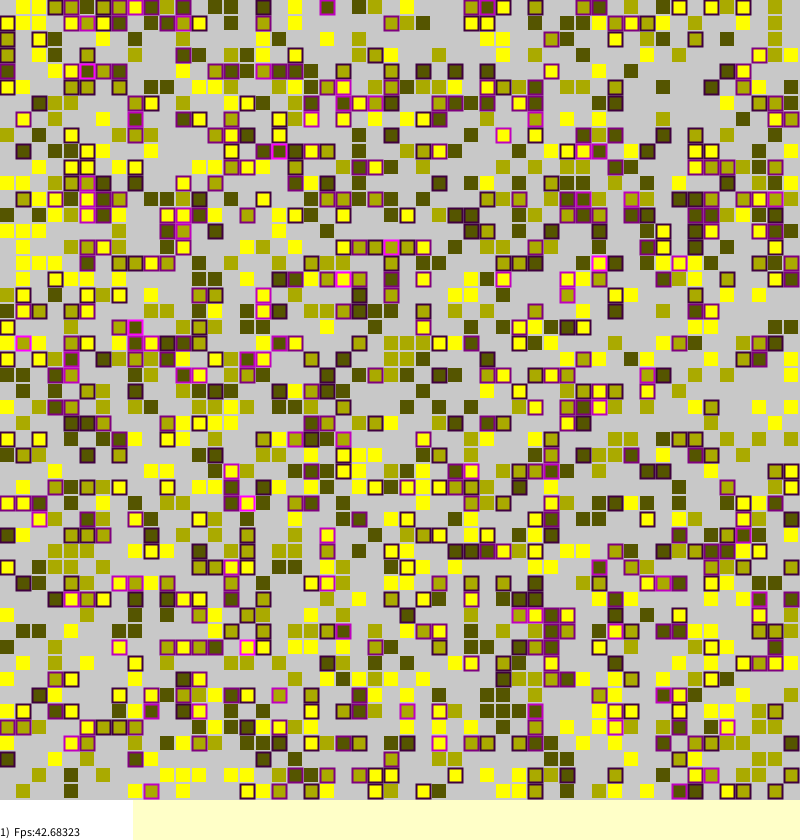
Frame 1 (no input)
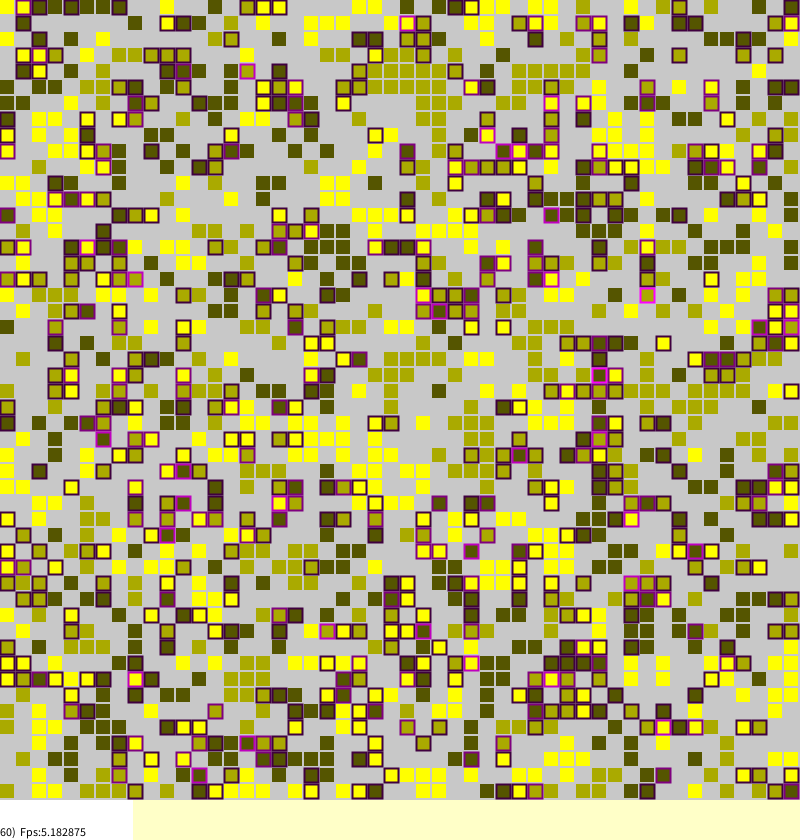
Frame 60 (the mouse pressed at the canvas centre just before this capture)
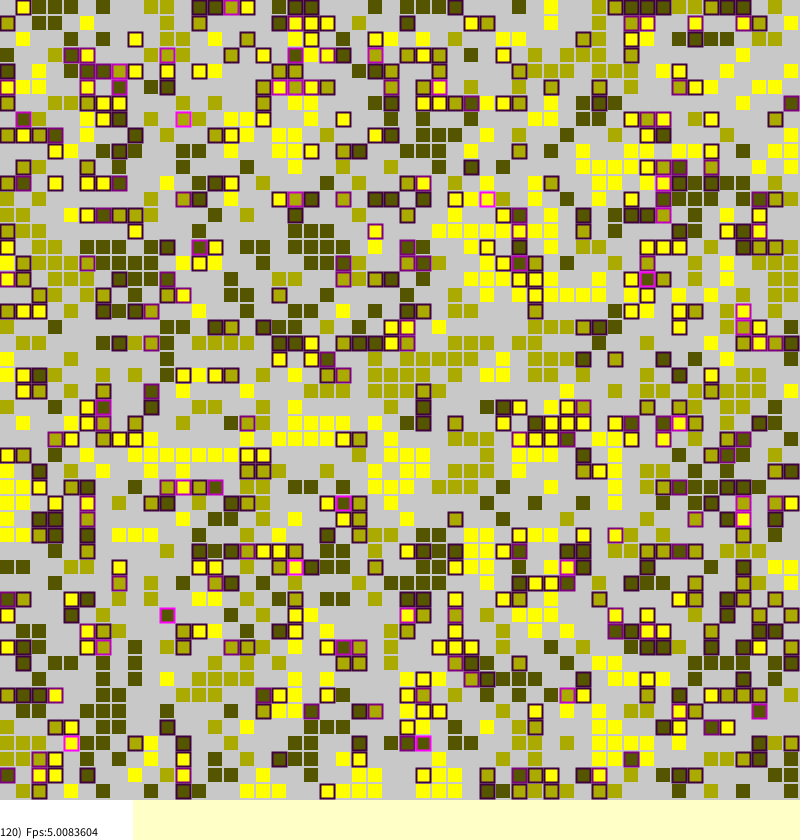
Frame 120 (the mouse held since frame 60 and released just before this capture)

The Processing sketch that drew these frames (run headless with seeded random() and noise(); from frame 60 on, the mouse is pressed at the canvas centre):

// Processing sketch: Sakoda0_0
// ── Sakoda0_0.pde
// Sakoda inspired asynchronous AGENT BASE MODEL 
// utilized 2D discrete geometry (but prepared also for 1D)
////////////////////////////////////////////////////////////

//Model parameters
int side=50;//side of main table
String modelName="Sakoda0ABM";
float density=0.55;

//Parameters of visualisation etc...
int cwidth=16;//size of cell
int STATUSHEIGH=40;//Height of the status bar
int STEPSperVIS=1;//How often to visualize the simulation world?
int FRAMEFREQ=5;//Expected speed of the animation

World TheWorld=new World(side);//Create a simulation world
              //Which still needs to be initialized in the setup()

void setup()
{
  //Graphics initialization
  size(800,840);//Variables cannot be used here unfortunately :-(
  background(255,255,200);//They can already be used here, but what for?
  strokeWeight(2);
  frameRate(FRAMEFREQ);//It will come in handy here...
  
  //Does the window size match the program's expectations?
  println("REQUIRED SIZE OF PAINTING AREA IS ",
          (cwidth*side)+"x"+(cwidth*side+STATUSHEIGH));
  println("CURRENT SIZE OF PAINTING AREA IS ",
                  width+"x"+height);
  cwidth=(height-STATUSHEIGH)/side;//Adjusting the size of the agents. 
         //At most, the entire window will not be filled.
  
  //Finally, we deal with the MODEL itself
  TheWorld.initializeModel();//Initialisation of the World
  visualizeModel(TheWorld);//The first visualization
}

void draw()
{
  TheWorld.modelStep();//The next simulation step
    
  //Visualization doesn't have to be at every step  
  if(TheWorld.StepCounter % STEPSperVIS == 0 )
    visualizeModel(TheWorld);
  
  //Drawing the status bar is not that expensive, so every step.
  statusLine();
}

void statusLine()
{
  fill(255);noStroke();
  //Cleaning is the most expensive, so let's cut it down!
  rect(0,side*cwidth,width/6,STATUSHEIGH);
  fill(0);textAlign(LEFT, TOP);
  textAlign(LEFT, BOTTOM);
  //Not much to write yet
  text(TheWorld.StepCounter+")  Fps:"+frameRate,0,side*cwidth+STATUSHEIGH-2);
}

//Expected interface for a world class
interface simulation_world //For documentation only
{
  void   initializeModel();
  void   changeState();
  void   makeStatistics();
  void   modelFullStep();
  float  getTimeStep();
};

///////////////////////////////////////////////////////////////////////////////////////////
//  https://www.researchgate.net/profile/WOJCIECH_BORKOWSKI - ABM SAKODA0 MAIN 
///////////////////////////////////////////////////////////////////////////////////////////

// ── Agent.pde
/// Agent is a one of two central class of each ABM model
/// HERE: Agent for simplified Sakoda model
//*////////////////////////////////////////////////////////////////////////////

int Number_of_identities=3; //How many mutually exclusive identities are there?

class Agent
{
  float identity; // [1..Number_of_identities]
  float stress; //Stress in the current position [0..1]
  
  /// Constructor of the Agent
  Agent() 
  {      
    identity=int(random(1,Number_of_identities+1)); //Simple way
    stress=0;
  }
};

//*/////////////////////////////////////////////////////////////////////////////////////////
// AGENT OF (simplified) SAKODA MODEL
// https://www.researchgate.net/profile/WOJCIECH_BORKOWSKI - ABM EXAMPLE 
// https://github.com/borkowsk/bookProcessingEN
//*/////////////////////////////////////////////////////////////////////////////////////////

// ── AssemblingOfWorld.pde
// World is a one of two central class of each ABM model
///////////////////////////////////////////////////////////////

class World //implements simulation_world
{
  int StepCounter=0;//If we had more worlds, 
      //each one must have their own timer!
      
  //type v.name [][]<- marks of 2D array   
  Agent agents[][];//Two-dimensional array of agents
                   //But it could be one-dimensional,
                   //Or even hexagonal!
  
  World(int side)//Constructor of the World
  {
    agents=new Agent[side][side];//We guarantee the creation 
                                 //of an array. Empty for now!
  }
  
  void initializeModel()//Method 1
  {
     for(int a=0;a<agents.length;a++)//for every row
      for(int b=0;b<agents[a].length;b++)//for every column
      if(random(1.0)<density)// Only some of the cells are occupied
      {
        Agent curr=new Agent();// We construct the agent
        agents[a][b]=curr;// ... and put it in the array
      }
  }
  
  void changeState()//Method 2
  {
    int MCN=agents.length*agents[0].length;//number of M C draws
    for(int i=0;i<MCN;i++)
    {
      int a=(int)random(0,agents.length);//row
      int b=(int)random(0,agents[a].length);//column
      
      if( agents[a][b] != null )
      {
        //Check the stress on the agent
        int strangers=0;//Number of foreign neighbors in von Neumann's neib.
        
        if( 0 <= a-1 //when not reaching beyond the array
        && agents[a-1][b]!=null //...and there is an agent in the cell
        && agents[a-1][b].identity!=agents[a][b].identity)//...and is different
          strangers++;//Remember the behavior of the operator &&!
          
        if(a+1 < agents.length 
        && agents[a+1][b]!=null 
        && agents[a+1][b].identity!=agents[a][b].identity)
          strangers++;  
          
        if(0 <= b-1 
        && agents[a][b-1]!=null 
        && agents[a][b-1].identity!=agents[a][b].identity)
          strangers++;
          
        if(b+1 < agents.length 
        && agents[a][b+1]!=null 
        && agents[a][b+1].identity!=agents[a][b].identity)
          strangers++;  
        
        agents[a][b].stress=strangers/4.0;//von Neumann neib.  
        
        //Attempting to migrate when the agent is under stress
        if( agents[a][b].stress > 0  //Scheling model
        && random(1.0)<agents[a][b].stress //"Not always" modification
        )
        {
          int tara=(int)random(0,agents.length);
          int tarb=(int)random(0,agents[a].length);
          
          if(agents[tara][tarb]==null)//There is an empty place
          {
            agents[tara][tarb]=agents[a][b];//Moving to a new apartment
            agents[a][b]=null;//Check out from the old place
          }
        }
      }
    }
  }
  
  void makeStatistics()
  {
    //... later on
  }
  
  void modelStep()//Method 3 using method 2 
  {
     //this.
     changeState(); //'this' is redundant here. For example only.
     
     //Other every step actions
     makeStatistics(); //here without 'this'
     
     StepCounter++;
  }
  
};

//More alaborated functionalities may be defined as stand-alone functions
///////////////////////////////////////////////////////////////////////////

void visualizeModel(World world)
{
  Agent curr;//tmp handle
  for(int a=0;a<world.agents.length;a++)
   for(int b=0;b<world.agents[a].length;b++)
   {
      //Cell background. If there was no agent present here,
      noStroke();fill(200);//the only background will remain
      rect(b*cwidth,a*cwidth,cwidth,cwidth);//Remember, 'a' is vertical!
      
      //Drawing the agent only when it is in this array cell
      if( (curr=world.agents[a][b]) != null ) //null means "empty handle"
      {
        if(curr.stress>0)// Stress as the outline color
          stroke(curr.stress*255,0,curr.stress*255);
        else
          noStroke();
          
        // Filling The Circle Depends On 'Identity'   
        float forFill=(curr.identity*255.0)/Number_of_identities;
        fill(forFill,forFill,0);
        rect(b*cwidth,a*cwidth,cwidth-2,cwidth-2);//strokeWeight == 2 !
      }  
   }
}

///////////////////////////////////////////////////////////////////////////////////////////////
//  https://www.researchgate.net/profile/WOJCIECH_BORKOWSKI - ABM: WORLD OF SAKODA
///////////////////////////////////////////////////////////////////////////////////////////////
